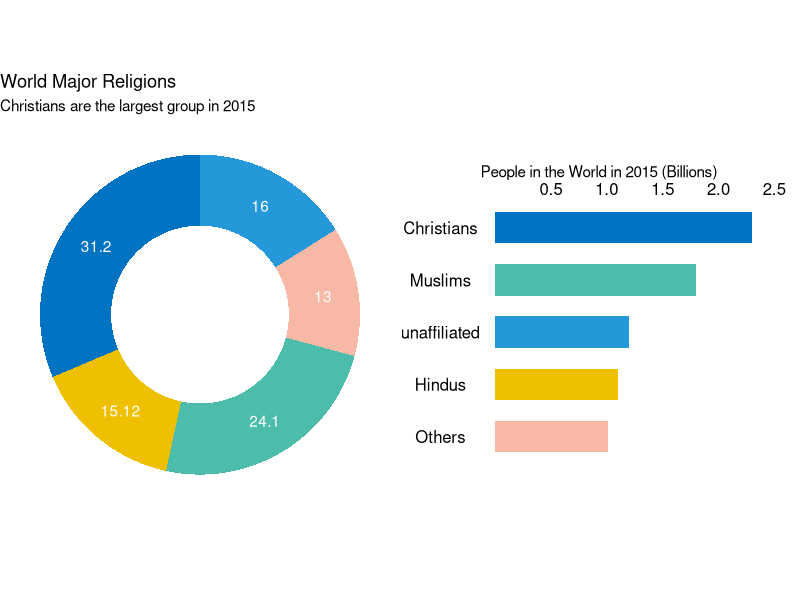

Reproduce this figure in R.
## ---- chunk 1
#load the package
require(tidyverse)
require(RColorBrewer)

# preparae the data
dini = data.frame(religion = c("Christians", "Muslims", "unaffiliated", "Hindus", "Others"),
                  people = c(2.3,1.8,1.2,1.1,1.01),
                  percentage = c(31.2,24.1,16,15.12, 13))

#"Hindus","Buddhists", "Fork religions", "Others", "Jews"
# sum(c(6.9,5.7,.8))

# arrange the religion percentage in descending order and to put the labels in the center of pies. we will use **cumsum(percentage)-0.5*percentage)** as label position
dini = dini %>% 
  arrange(desc(religion)) %>% 
  mutate(lab.pos = cumsum(percentage)-0.5*percentage)

## create color vector
dini.color = c("#0073C2FF", "#EFC000FF", "#00A087B2", "#F39B7FB2", "#2598DA")
#scales::show_col(dini.color)

## ---- chunk 2

# Donut chart
# donut chart is just a simple piechart with a hole inside. The only difference  etween the pie chart code is that we set x = 2, and xlim = c(0.25,2.5) to create a hole inside the pie chart. In addition the argument with in the geom_bar is no longer needed. 
pie.dini = ggplot(data = dini, 
       aes(x = 2, y = percentage, fill = religion)) + 
  geom_bar(stat = "identity", width = 1) + 
  coord_polar("y", start = 0) +
  geom_text(aes(y = lab.pos, label = percentage), col = "white") +
  theme_void() %+%
  theme(legend.text = element_text(size = 12), legend.position = "none")+
  # scale_fill_brewer(palette = "Paired") +
  scale_fill_manual(values = dini.color, name = "Dini")+
  xlim(0.25,2.5)+
  labs(title = "World Major Religions",
       subtitle = "Christians are the largest group in 2015",
       caption = "")

bar.dini = ggplot(data = dini, aes(x =religion, y = people, fill = religion))+
  geom_col(width = .6)+
    scale_fill_manual(values = dini.color, name = "Dini")+
  coord_flip(expand = TRUE, ylim = c(0,2.6))+
  scale_y_continuous(position = "right", breaks = seq(0.5,3,.5))+
  scale_x_discrete(limits = c("Christians", "Muslims", "unaffiliated", "Hindus", "Others") %>% rev())+
  theme_void()+
  theme(aspect.ratio = .85,legend.position = "none", axis.text = element_text(size = 12))+
  labs(x = NULL, y = "Number of People (Billions)", 
       subtitle = "People in the World in 2015 (Billions)", 
       title = "")

cowplot::plot_grid(pie.dini, bar.dini, nrow = 1, rel_heights = c(1,.8))
